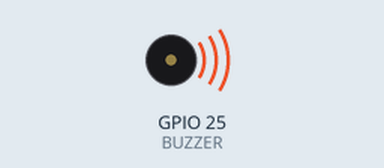
This sketch was run on a simulated ESP32. On the bench: buzzer (waves = sounding).

Above: at 0.48 s.
At 5.06 s:
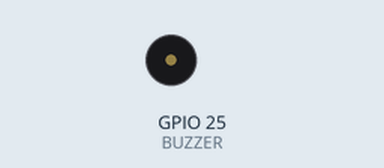
Timing chart, 0 to 5.8 s (numbered marks = the images above):
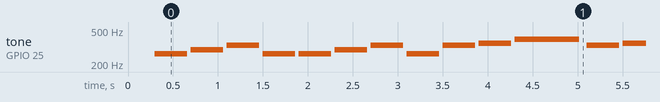

Measured:
- by itself, tone on GPIO 25 (BUZZER): plays 262 Hz for 0.36 s, 294 Hz for 0.36 s, 330 Hz for 0.36 s, 262 Hz for 0.36 s, 262 Hz for 0.36 s, 294 Hz for 0.36 s … (220 notes in this stretch)

The sketch:

classic_ledc_tone.ino
```cpp
// ESP32 LAB — Mélodie sur buzzer passif (Frère Jacques) avec tone()
#include <Arduino.h>

const uint8_t BUZZER = 25;
const uint16_t DO = 262, RE = 294, MI = 330, FA = 349, SOL = 392, LA = 440;
const uint16_t notes[] = {DO, RE, MI, DO, DO, RE, MI, DO, MI, FA, SOL, MI, FA, SOL};
const uint16_t durees[] = {400, 400, 400, 400, 400, 400, 400, 400, 400, 400, 800, 400, 400, 800};

void setup() {
  Serial.begin(115200);
  delay(300);
}

void loop() {
  for (size_t i = 0; i < sizeof(notes) / sizeof(notes[0]); i++) {
    tone(BUZZER, notes[i], durees[i] * 9 / 10);
    delay(durees[i]);
  }
  noTone(BUZZER);
  delay(2000);
}
```
